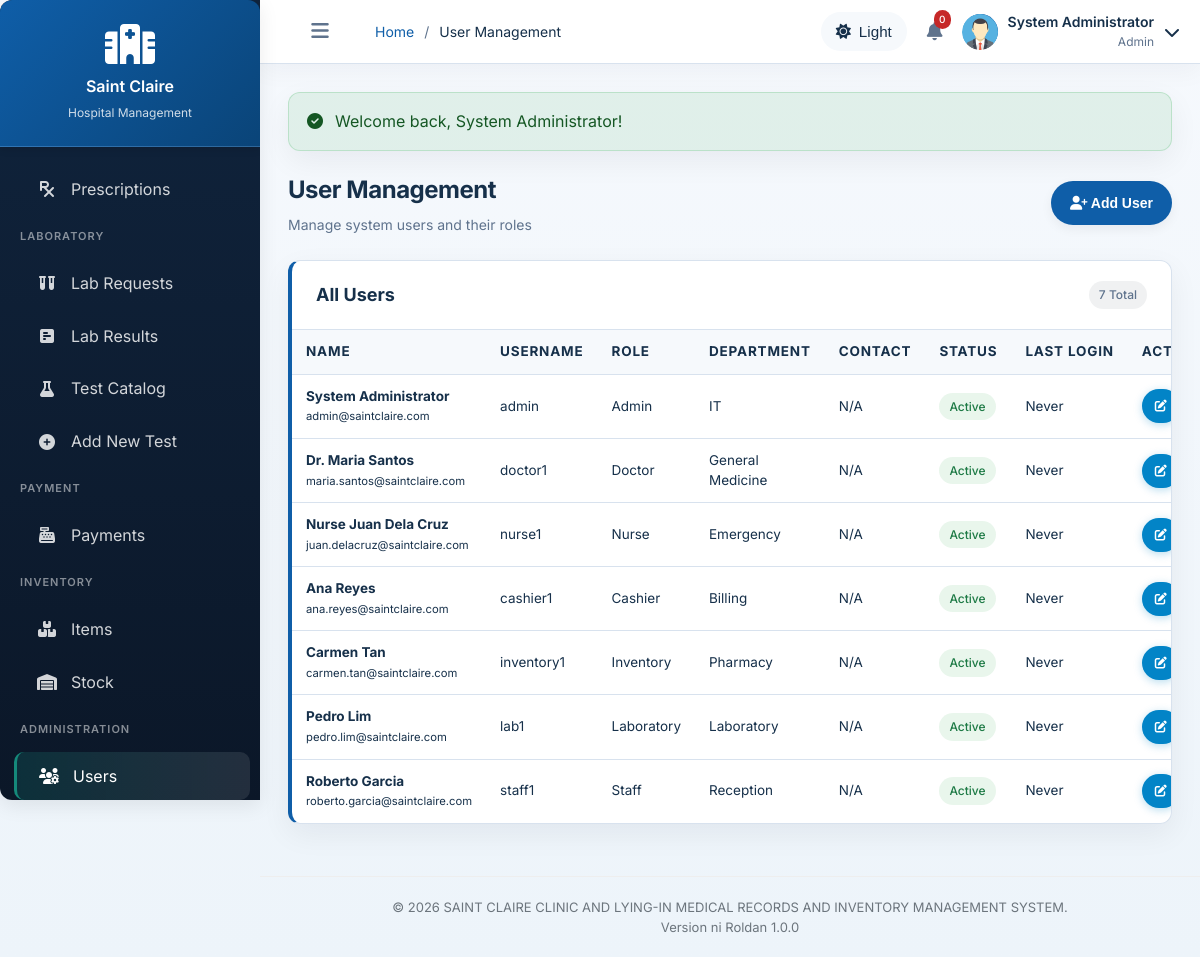
The page /modules/admin/users.php (signed in) on the database its author committed.
### tables this page shows
CREATE TABLE users (
    id INT AUTO_INCREMENT PRIMARY KEY,
    username VARCHAR(50) UNIQUE NOT NULL,
    password VARCHAR(255) NOT NULL,
    full_name VARCHAR(100) NOT NULL,
    email VARCHAR(100),
    phone VARCHAR(20),
    role ENUM('admin', 'doctor', 'nurse', 'cashier', 'staff', 'inventory', 'laboratory') NOT NULL,
    department VARCHAR(50),
    status ENUM('active', 'inactive') DEFAULT 'active',
    last_login DATETIME,
    created_at TIMESTAMP DEFAULT CURRENT_TIMESTAMP,
    updated_at TIMESTAMP DEFAULT CURRENT_TIMESTAMP ON UPDATE CURRENT_TIMESTAMP
);

### modules/admin/users.php (the view, shortened to what this page needs)
<?php
require_once __DIR__ . '/../../config/config.php';
$conn = getDBConnection();
$users = $conn->query("
    SELECT * FROM users
    ORDER BY
        CASE role
            WHEN 'admin' THEN 1
            WHEN 'doctor' THEN 2
            WHEN 'nurse' THEN 3
            ELSE 4
        END,
        full_name ASC
");
include __DIR__ . '/../../includes/header.php';
?>
<div class="page-header">
    <div>
        <h1 class="page-title">User Management</h1>
        <p class="page-subtitle">Manage system users and their roles</p>
    </div>
    <button type="button" class="btn btn-primary" onclick="openModal('addUserModal')">
        <i class="fas fa-user-plus"></i> Add User
    </button>
</div>
<div class="card">
    <div class="card-header">
        <h3 class="card-title">All Users</h3>
        <span class="badge badge-secondary"><?php echo $users->num_rows; ?> Total</span>
    </div>
    <div class="card-body" style="padding: 0;">
        <div class="table-container">
            <table class="table">
                <thead>
                    <tr>
                        <th>Name</th>
                        <th>Username</th>
                        <th>Role</th>
                        <th>Department</th>
                        <th>Contact</th>
                        <th>Status</th>
                        <th>Last Login</th>
                        <th>Actions</th>
                    </tr>
                </thead>
                <tbody>
                    <?php while ($user = $users->fetch_assoc()): ?>
                    <tr>
                        <td>
                            <strong><?php echo $user['full_name']; ?></strong><br>
                            <small class="text-muted"><?php echo $user['email']; ?></small>
                        </td>
                        <td><?php echo $user['username']; ?></td>
                        <td><?php echo ucfirst($user['role']); ?></td>
                        <td><?php echo $user['department'] ?: 'N/A'; ?></td>
                        <td><?php echo $user['phone'] ?: 'N/A'; ?></td>
                        <td><?php echo getStatusBadge($user['status']); ?></td>
                        <td><?php echo $user['last_login'] ? formatDateTime($user['last_login']) : 'Never'; ?></td>
                        <td class="table-actions">
                            <a href="user-edit.php?id=<?php echo $user['id']; ?>" class="btn btn-sm btn-info" title="Edit">
                                <i class="fas fa-edit"></i>
                            </a>
                        </td>
                    </tr>
                    <?php endwhile; ?>
                </tbody>
            </table>
        </div>
    </div>
</div>
<?php include __DIR__ . '/../../includes/footer.php'; ?>

### config/config.php (shortened to what this page needs)
<?php
function getStatusBadge($status) {
    $badges = [
        'active' => 'success',
        'inactive' => 'secondary',
        'pending' => 'warning',
        'completed' => 'success',
        'cancelled' => 'danger',
        'waiting' => 'info',
        'in-progress' => 'primary',
        'admitted' => 'primary',
        'discharged' => 'success',
        'paid' => 'success',
        'partial' => 'warning',
        'available' => 'success',
        'occupied' => 'danger',
        'maintenance' => 'warning',
        'ready-for-discharge' => 'warning'
    ];
    $badgeClass = isset($badges[$status]) ? $badges[$status] : 'secondary';
    $label = ucfirst(str_replace('-', ' ', $status));
    return '<span class="badge badge-' . $badgeClass . '">' . $label . '</span>';
}
?>

### rows shown on the page
users: full_name "System Administrator", email "admin@saintclaire.com", username "admin", role "Admin", department "IT", phone "N/A", status "Active", shows "Never"
users: full_name "Dr. Maria Santos", email "maria.santos@saintclaire.com", username "doctor1", role "Doctor", department "General Medicine", phone "N/A", status "Active", shows "Never"
users: full_name "Nurse Juan Dela Cruz", email "juan.delacruz@saintclaire.com", username "nurse1", role "Nurse", department "Emergency", phone "N/A", status "Active", shows "Never"
users: full_name "Ana Reyes", email "ana.reyes@saintclaire.com", username "cashier1", role "Cashier", department "Billing", phone "N/A", status "Active", shows "Never"
users: full_name "Carmen Tan", email "carmen.tan@saintclaire.com", username "inventory1", role "Inventory", department "Pharmacy", phone "N/A", status "Active", shows "Never"
users: full_name "Pedro Lim", email "pedro.lim@saintclaire.com", username "lab1", role "Laboratory", department "Laboratory", phone "N/A", status "Active", shows "Never"
users: full_name "Roberto Garcia", email "roberto.garcia@saintclaire.com", username "staff1", role "Staff", department "Reception", phone "N/A", status "Active", shows "Never"

### other values the page prints
$pageTitle "User Management"
$notificationCount "0"
$_SESSION['user_name'] "System Administrator"
getActiveRole() "Admin"
$flash['message'] "Welcome back, System Administrator!"
$users->num_rows "7"
APP_VERSION "1.0.0"
